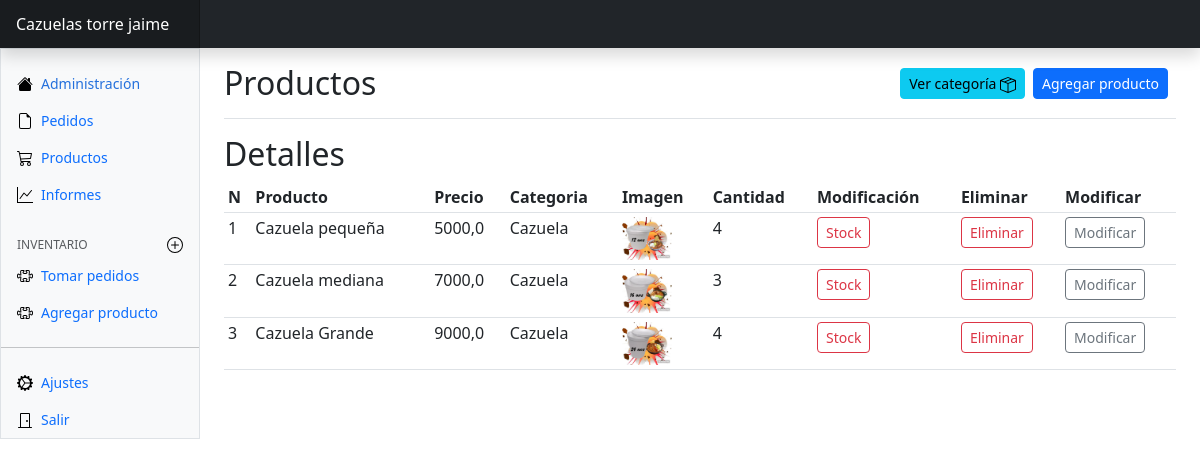
Page /mostrar/ (signed in) on the committed database.
### productos/models.py (models this page shows)
class Ventas(models.Model):
    producto = models.CharField(max_length=300)
    precio = models.FloatField()
    imagen = models.ImageField(upload_to="ventas", null=True)
    categoria = models.ForeignKey(Categoria, on_delete=models.CASCADE)
    stock = models.IntegerField()
    limited = models.BooleanField(default=False)

class Categoria(models.Model):
    categoria = models.CharField(max_length=300)
    def __str__(self):
        return self.categoria

### productos/views.py (the view)
# urls.py: path('mostrar/', views.mostrar, name="mostrar"),
@login_required
def mostrar(request):
    mostrar = Ventas.objects.all()
    return render(
        request,
        'panel/inventario/mostrar.html',
        context={'mostrar': mostrar}
    )

### productos/templates/panel/inventario/mostrar.html (shortened to what this page needs)
{% extends 'panel/admin.html' %}
{% block content %}
<main class="col-md-9 ms-sm-auto col-lg-10 px-md-4">
    <div
        class="d-flex justify-content-between flex-wrap flex-md-nowrap align-items-center pt-3 pb-2 mb-3 border-bottom">
        <h1 class="h2">Productos</h1>
        <div class="btn-toolbar mb-2 mb-md-2">
            <div class="btn-group me-2">
                <a href="{% url 'productos:categoria' %}"><button type="button" class="btn btn-sm btn-info">
                        Ver categoría
                    </button></a>
            </div>
            <div class="btn-group me-2">
                <a href="{% url 'productos:agregar_productos' %}"><button type="button" class="btn btn-sm btn-primary">
                        Agregar producto
                    </button></a>
            </div>
        </div>
    </div>
    <h2>Detalles</h2>
    <div class="table-responsive small">
        <table class="table table-sm">
            <thead>
                <tr>
                    <th scope="col">N</th>
                    <th scope="col">Producto</th>
                    <th scope="col">Precio</th>
                    <th scope="col">Categoria</th>
                    <th scope="col">Imagen</th>
                    <th scope="col">Cantidad</th>
                    <th scope="col">Modificación</th>
                    <th scope="col">Eliminar</th>
                    <th scope="col">Modificar</th>
                </tr>
            </thead>
            <tbody>
                {% for producto in mostrar %}
                <tr>
                    <td>{{producto.id}}</td>
                    <td>{{producto.producto}}</td>
                    <td>{{producto.precio}}</td>
                    <td>{{producto.categoria}}</td>
                    <td><img style="width:50px;" src="{{producto.imagen.url}}" alt=""></td>
                    <td>{{producto.stock}}</td>
                    <td><a href=""><button class="btn btn-sm btn-outline-danger">Stock</button></a></td>
                    <td><a href=""><button class="btn btn-sm btn-outline-danger">Eliminar</button></a></td>
                    <td><a href=""><button class="btn btn-sm btn-outline-secondary">Modificar</button></a></td>
                </tr>
                {% endfor %}
            </tbody>
        </table>
    </div>
</main>
</div>
</div>
{% endblock content %}

### rows in the picture
Ventas: id "1", producto "Cazuela pequeña", precio "5000,0", categoria "Cazuela", imagen (picture), stock "4"
Ventas: id "2", producto "Cazuela mediana", precio "7000,0", categoria "Cazuela", imagen (picture), stock "3"
Ventas: id "3", producto "Cazuela Grande", precio "9000,0", categoria "Cazuela", imagen (picture), stock "4"
